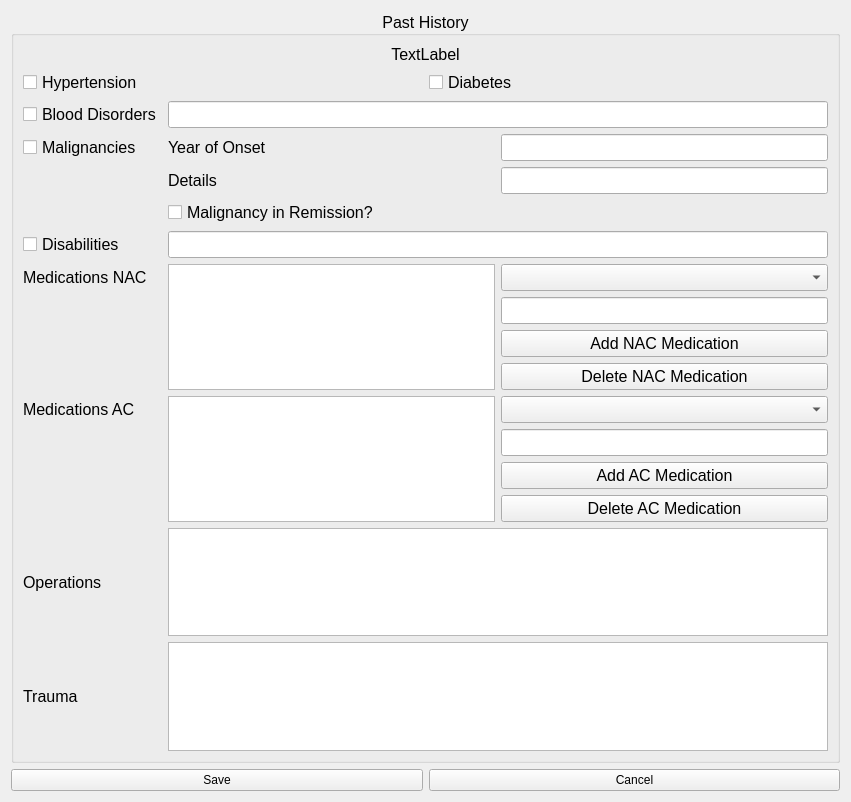
<?xml version="1.0" encoding="UTF-8"?>
<ui version="4.0">
 <class>w_past_history</class>
 <widget class="QWidget" name="w_past_history">
  <property name="geometry">
   <rect>
    <x>0</x>
    <y>0</y>
    <width>851</width>
    <height>802</height>
   </rect>
  </property>
  <property name="windowTitle">
   <string>Form</string>
  </property>
  <layout class="QGridLayout" name="gridLayout">
   <item row="0" column="1" colspan="2">
    <widget class="QGroupBox" name="groupBox">
     <property name="font">
      <font>
       <pointsize>12</pointsize>
      </font>
     </property>
     <property name="title">
      <string>Past History</string>
     </property>
     <property name="alignment">
      <set>Qt::AlignCenter</set>
     </property>
     <layout class="QGridLayout" name="gridLayout_2">
      <item row="6" column="0">
       <widget class="QCheckBox" name="cb_disabilities">
        <property name="text">
         <string>Disabilities</string>
        </property>
       </widget>
      </item>
      <item row="0" column="0" colspan="3">
       <widget class="QLabel" name="lb_patient">
        <property name="font">
         <font>
          <pointsize>12</pointsize>
         </font>
        </property>
        <property name="text">
         <string>TextLabel</string>
        </property>
        <property name="alignment">
         <set>Qt::AlignCenter</set>
        </property>
       </widget>
      </item>
      <item row="4" column="2">
       <widget class="QLineEdit" name="le_malignancy_details"/>
      </item>
      <item row="3" column="0">
       <widget class="QCheckBox" name="cb_malignancies">
        <property name="text">
         <string>Malignancies</string>
        </property>
       </widget>
      </item>
      <item row="2" column="1" colspan="2">
       <widget class="QLineEdit" name="le_blood"/>
      </item>
      <item row="7" column="1" rowspan="4">
       <widget class="QListView" name="lv_nac"/>
      </item>
      <item row="8" column="2">
       <widget class="QLineEdit" name="le_nac"/>
      </item>
      <item row="14" column="2">
       <widget class="QPushButton" name="pb_del_ac">
        <property name="text">
         <string>Delete AC Medication</string>
        </property>
       </widget>
      </item>
      <item row="1" column="0" colspan="3">
       <layout class="QHBoxLayout" name="horizontalLayout">
        <item>
         <widget class="QCheckBox" name="cb_hypertension">
          <property name="text">
           <string>Hypertension</string>
          </property>
         </widget>
        </item>
        <item>
         <widget class="QCheckBox" name="cb_diabetes">
          <property name="text">
           <string>Diabetes</string>
          </property>
         </widget>
        </item>
       </layout>
      </item>
      <item row="5" column="1">
       <widget class="QCheckBox" name="cb_remission">
        <property name="text">
         <string>Malignancy in Remission?</string>
        </property>
       </widget>
      </item>
      <item row="13" column="2">
       <widget class="QPushButton" name="pb_add_ac">
        <property name="text">
         <string>Add AC Medication</string>
        </property>
       </widget>
      </item>
      <item row="3" column="2">
       <widget class="QLineEdit" name="le_malignancy_date"/>
      </item>
      <item row="6" column="1" colspan="2">
       <widget class="QLineEdit" name="le_disabilities"/>
      </item>
      <item row="7" column="2">
       <widget class="QComboBox" name="cb_nac"/>
      </item>
      <item row="16" column="0">
       <widget class="QLabel" name="label_5">
        <property name="text">
         <string>Trauma</string>
        </property>
       </widget>
      </item>
      <item row="12" column="2">
       <widget class="QLineEdit" name="le_ac"/>
      </item>
      <item row="7" column="0">
       <widget class="QLabel" name="label_3">
        <property name="text">
         <string>Medications NAC</string>
        </property>
       </widget>
      </item>
      <item row="11" column="1" rowspan="4">
       <widget class="QListView" name="lv_ac"/>
      </item>
      <item row="15" column="0">
       <widget class="QLabel" name="label_4">
        <property name="text">
         <string>Operations</string>
        </property>
       </widget>
      </item>
      <item row="2" column="0">
       <widget class="QCheckBox" name="cb_blood">
        <property name="text">
         <string>Blood Disorders</string>
        </property>
       </widget>
      </item>
      <item row="11" column="0">
       <widget class="QLabel" name="label_6">
        <property name="text">
         <string>Medications AC</string>
        </property>
       </widget>
      </item>
      <item row="9" column="2">
       <widget class="QPushButton" name="pb_add_nac">
        <property name="text">
         <string>Add NAC Medication</string>
        </property>
       </widget>
      </item>
      <item row="4" column="1">
       <widget class="QLabel" name="label_2">
        <property name="text">
         <string>Details</string>
        </property>
       </widget>
      </item>
      <item row="3" column="1">
       <widget class="QLabel" name="label">
        <property name="text">
         <string>Year of Onset</string>
        </property>
       </widget>
      </item>
      <item row="10" column="2">
       <widget class="QPushButton" name="pb_del_nac">
        <property name="text">
         <string>Delete NAC Medication</string>
        </property>
       </widget>
      </item>
      <item row="11" column="2">
       <widget class="QComboBox" name="cb_ac"/>
      </item>
      <item row="15" column="1" colspan="2">
       <widget class="QPlainTextEdit" name="plt_operations"/>
      </item>
      <item row="16" column="1" colspan="2">
       <widget class="QPlainTextEdit" name="plt_trauma"/>
      </item>
     </layout>
    </widget>
   </item>
   <item row="1" column="1">
    <widget class="QPushButton" name="pb_save">
     <property name="text">
      <string>Save</string>
     </property>
    </widget>
   </item>
   <item row="1" column="2">
    <widget class="QPushButton" name="pb_cancel">
     <property name="text">
      <string>Cancel</string>
     </property>
    </widget>
   </item>
  </layout>
 </widget>
 <resources/>
 <connections/>
</ui>
